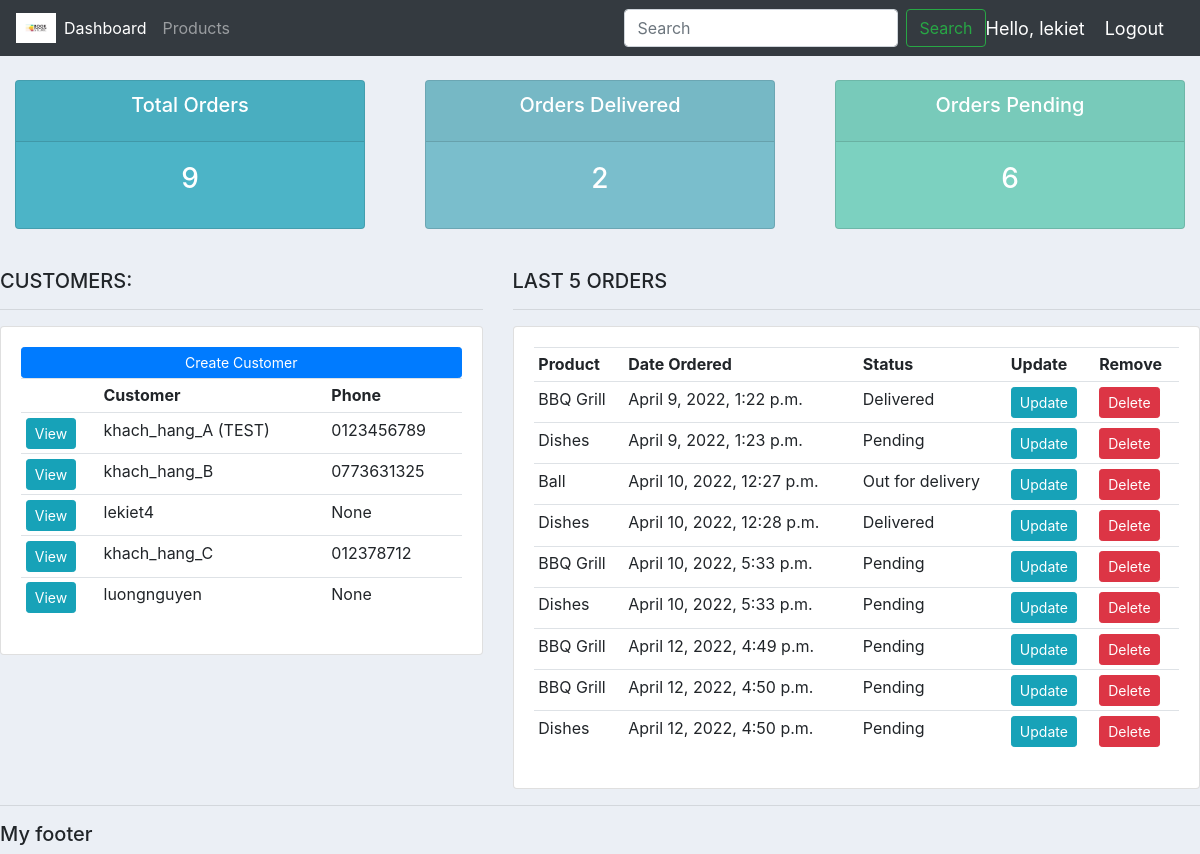
The app's page / (signed in) with its own data.
### accounts/models.py (models this page shows, shortened)
class Customer(models.Model):
	user = models.OneToOneField(User, blank=True, null=True, on_delete=models.CASCADE) # a user can have 1 customer, a customer have a user
	name = models.CharField(max_length=200, null=True) # 'null' cho phép nhập data có trường bị thiếu
	phone = models.CharField(max_length=200, null=True)
	email = models.CharField(max_length=200, null=True)
	date_created = models.DateTimeField(auto_now_add=True, null=True)
	profile_pic = models.ImageField(default="profile1.png", null=True, blank=True)

class Order(models.Model):
	STATUS = (
			('Pending', 'Pending'),
			('Out for delivery', 'Out for delivery'),
			('Delivered', 'Delivered'),
			)
	customer = models.ForeignKey(Customer, null=True, on_delete= models.SET_NULL) # 'on_delete': nếu xóa customer A trong bảng Customer thì ông A ở table Order nên được treat thế nào? xóa luôn order chứa ông A, hay set trường customer là NULL
	product = models.ForeignKey(Product, null=True, on_delete= models.SET_NULL)
	date_created = models.DateTimeField(auto_now_add=True, null=True)
	status = models.CharField(max_length=200, null=True, choices=STATUS) # 'choices' = drop down menu
	note = models.CharField(max_length=200, null=True)

class Product(models.Model):
	CATEGORY = (
			('Indoor', 'Indoor'),
			('Out Door', 'Out Door'),
			)
	name = models.CharField(max_length=200, null=True)
	price = models.FloatField(null=True)
	category = models.CharField(max_length=200, null=True, choices=CATEGORY)
	description = models.CharField(max_length=200, null=True, blank=True) # 'blank': cho phép bỏ trống trường này
	date_created = models.DateTimeField(auto_now_add=True, null=True)
	tags = models.ManyToManyField(Tag) # product thuộc thể loại nào
	def __str__(self):
		return self.name

### accounts/decorators.py (the view)
	def wrapper_function(request, *args, **kwargs):
		group = None
		if request.user.groups.exists():
			group = request.user.groups.all()[0].name
		if group == 'customer':
			return redirect('user-page')
		if group == 'admin':
			return view_func(request, *args, **kwargs)

### accounts/views.py (called while the page is built)
@login_required(login_url='login')
@admin_only
def home(request):
    orders = Order.objects.all()
    customers = Customer.objects.all()
    total_customers = customers.count()
    total_orders = orders.count()
    delivered = orders.filter(status='Delivered').count()
    pending = orders.filter(status='Pending').count()
    context = {'orders': orders, 'customers': customers,
               'total_customers': total_customers, 'total_orders': total_orders,
               'delivered': delivered, 'pending': pending}
    return render(request, 'accounts/dashboard.html', context)  # render() làm cho chữ đẹp hơn (bằng việc tuân theo format htm)

### accounts/templates/accounts/dashboard.html
{%  extends 'accounts/main.html' %}
{% block content %}
{%  include 'accounts/status.html' %}
<br>
<div class="row">
	<div class="col-md-5">
		<h5>CUSTOMERS:</h5>
		<hr>
		<div class="card card-body">
			<a class="btn btn-primary  btn-sm btn-block" href="">Create Customer</a>
			<table class="table table-sm">
				<tr>
					<th></th>
					<th>Customer</th>
					<th>Phone</th>
				</tr>
				{% for customer in customers %}
					<tr>
						<td><a class="btn btn-sm btn-info" href="{% url 'customer' customer.id %}">View</a></td>
						<td>{{customer.name}}</td>
						<td>{{customer.phone}}</td>
					<tr>
				{% endfor %}
			</table>
		</div>
	</div>
	<div class="col-md-7">
		<h5>LAST 5 ORDERS</h5>
		<hr>
		<div class="card card-body">
			<table class="table table-sm">
				<tr>
					<th>Product</th>
					<th>Date Ordered</th>
					<th>Status</th>
					<th>Update</th>
					<th>Remove</th>
				</tr>
				{% for order in orders %}
					<tr>
						<td>{{order.product}}</td>
						<td>{{order.date_created}}</td>
						<td>{{order.status}}</td>
						<td><a class="btn btn-sm btn-info" href="{% url 'update_order' order.id %}">Update</a></td>
						<td><a class="btn btn-sm btn-danger" href="{% url 'delete_order' order.id %}">Delete</a></td>
					<tr>
				{% endfor %}
			</table>
		</div>
	</div>
</div>
{% endblock %}

### accounts/templates/accounts/navbar.html (shortened to what this page needs)
{% load static %}
<nav class="navbar navbar-expand-lg navbar-dark bg-dark">
    <img src="{% static 'images/logo.png' %}" style="width: 40px; min-width: 3px;"/>
    <div class="collapse navbar-collapse" id="navbarSupportedContent">
      <ul class="navbar-nav mr-auto">
        {% if request.user.is_staff %}
        <li class="nav-item active">
          <a class="nav-link" href="{% url 'home' %}">Dashboard</a>
        </li>
        <li class="nav-item">
          <a class="nav-link" href="{% url 'products' %}">Products</a>
        </li>
        {% else %}
        <li class="nav-item">
          <a class="nav-link" href="{% url 'account' %}">Settings</a>
        </li>
        {% endif %}
      </ul>
      <form class="form-inline my-2 my-lg-0">
        <input class="form-control mr-sm-2" type="search" placeholder="Search" aria-label="Search">
        <button class="btn btn-outline-success my-2 my-sm-0" type="submit">Search</button>
      </form>
    </div>
    <span class="hello-msg">Hello, {{request.user}}</span>
    <span ><a class="hello-msg" href="{% url 'logout' %}">Logout</a></span>
  </nav>

### static/css/main.css (style rules this page uses)
body { background-color: #ebeff5; }

### accounts/templates/accounts/navbar.html (style rules this page uses)
.hello-msg { font-size: 18px; color: #fff; margin-right: 20px; }

### records on screen
Customer: name "khach_hang_A (TEST)", phone "0123456789"
Customer: name "khach_hang_B", phone "0773631325"
Customer: name "lekiet4", phone "None"
Customer: name "khach_hang_C", phone "012378712"
Customer: name "luongnguyen", phone "None"
Order: product "BBQ Grill", date_created "April 9, 2022, 1:22 p.m.", status "Delivered"
Order: product "Dishes", date_created "April 9, 2022, 1:23 p.m.", status "Pending"
Order: product "Ball", date_created "April 10, 2022, 12:27 p.m.", status "Out for delivery"
Order: product "Dishes", date_created "April 10, 2022, 12:28 p.m.", status "Delivered"
Order: product "BBQ Grill", date_created "April 10, 2022, 5:33 p.m.", status "Pending"
Order: product "Dishes", date_created "April 10, 2022, 5:33 p.m.", status "Pending"
Order: product "BBQ Grill", date_created "April 12, 2022, 4:49 p.m.", status "Pending"
Order: product "BBQ Grill", date_created "April 12, 2022, 4:50 p.m.", status "Pending"
Order: product "Dishes", date_created "April 12, 2022, 4:50 p.m.", status "Pending"

### other values on screen
{{ request.user }} "lekiet"
{{ total_orders }} "9"
{{ delivered }} "2"
{{ pending }} "6"
